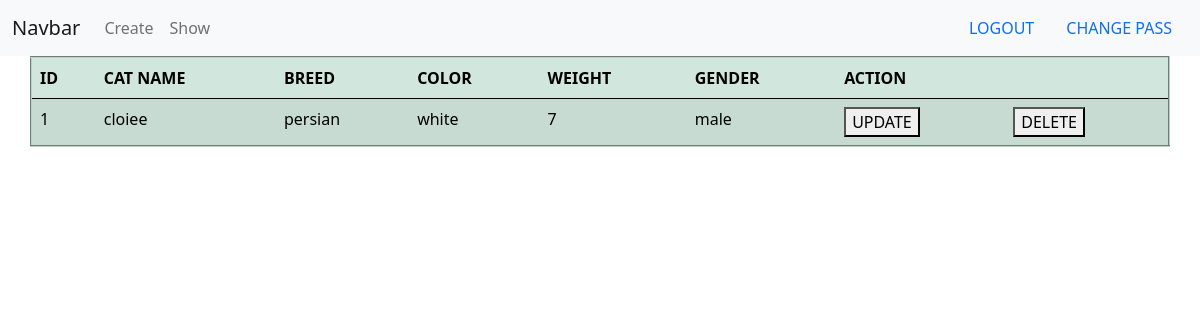
The app's page /retrieve/ (signed in), older data.
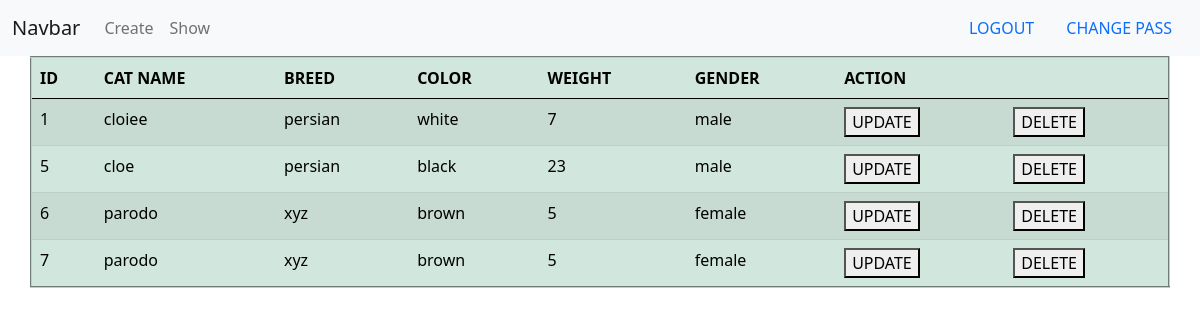
The same page, newer data.
### app1/models.py (models this page shows)
class Create(models.Model):
    choice = [('male', 'MALE'), ('female', 'FEMALE')]
    cat_name = models.CharField(max_length=20)
    gender = models.CharField(max_length=10, choices=choice)
    color = models.CharField(max_length=20)
    weight = models.IntegerField()
    breed = models.CharField(max_length=20)

### app1/views.py (the view)
# urls.py: path('retrieve/', retrieve_view, name='retrieve_url'),
@login_required(login_url='login_url')
def retrieve_view(request):
    template_name = 'app1/retrieve.html'
    obj = Create.objects.all()
    context = {'form': obj}
    return render(request, template_name, context)

### templates/app1/retrieve.html
{% extends 'base.html' %}
{% block content %}
<center>
    <table class=" container m-auto table table-success table-striped" border="2px black">
        <thead>
            <tr>
                <th>ID</th>
                <th>CAT NAME</th>
                <th>BREED</th>
                <th>COLOR</th>
                <th>WEIGHT</th>
                <th>GENDER</th>
                <th colspan="2">ACTION</th>
            </tr>
        </thead>
        <tbody>
            {% for i in form %}
            <tr>
                <td>{{ i.id }}</td>
                <td>{{ i.cat_name }}</td>
                <td>{{ i.breed }}</td>
                <td>{{ i.color }}</td>
                <td>{{ i.weight }}</td>
                <td>{{ i.gender }}</td>
                <td>
                    <a href="{% url 'update_url' i.id %}">
                        <button>UPDATE</button>
                    </a>
                </td>
                <td>
                    <a href="{% url 'delete_url' i.id %}">
                        <button>DELETE</button>
                    </a>
                </td>
            </tr>
            {% endfor %}
        </tbody>
    </table>
</center>
{% endblock %}

### templates/base.html (shortened to what this page needs)
<!DOCTYPE html>
<html lang="en">
<head>
  <link href="https://cdn.jsdelivr.net/npm/bootstrap@5.0.2/dist/css/bootstrap.min.css" rel="stylesheet">
</head>
<body>
<nav class="navbar navbar-expand-lg navbar-light bg-light">
  <div class="container-fluid">
    <a class="navbar-brand" href="#">Navbar</a>
    <div class="collapse navbar-collapse" id="navbarNavAltMarkup">
      <div class="navbar-nav">
        <a class="nav-link" href="{% url 'create_url' %}">Create</a>
        <a class="nav-link" href="{% url 'retrieve_url' %}">Show</a>
      </div>
    </div>
      {% if user.is_authenticated %}
        <a class="nav-link" href="{% url 'logout_url' %}">LOGOUT</a>
        <a class="nav-link" href="{% url 'cpass_url' %}">CHANGE PASS</a>
      {% else %}
        <a class="nav-link" href="{% url 'login_url' %}">LOGIN</a>
        <a class="nav-link" href="{% url 'signup_url' %}">SIGNUP</a>
      {% endif %}
  </div>
</nav>
{% block content %}
{% endblock %}
</body>
</html>

Row changes from the older to the newer data that the page shows:
added Create: id "5", cat_name "cloe", breed "persian", color "black", weight "23", gender "male"
added Create: id "6", cat_name "parodo", breed "xyz", color "brown", weight "5", gender "female"
added Create: id "7", cat_name "parodo", breed "xyz", color "brown", weight "5", gender "female"
